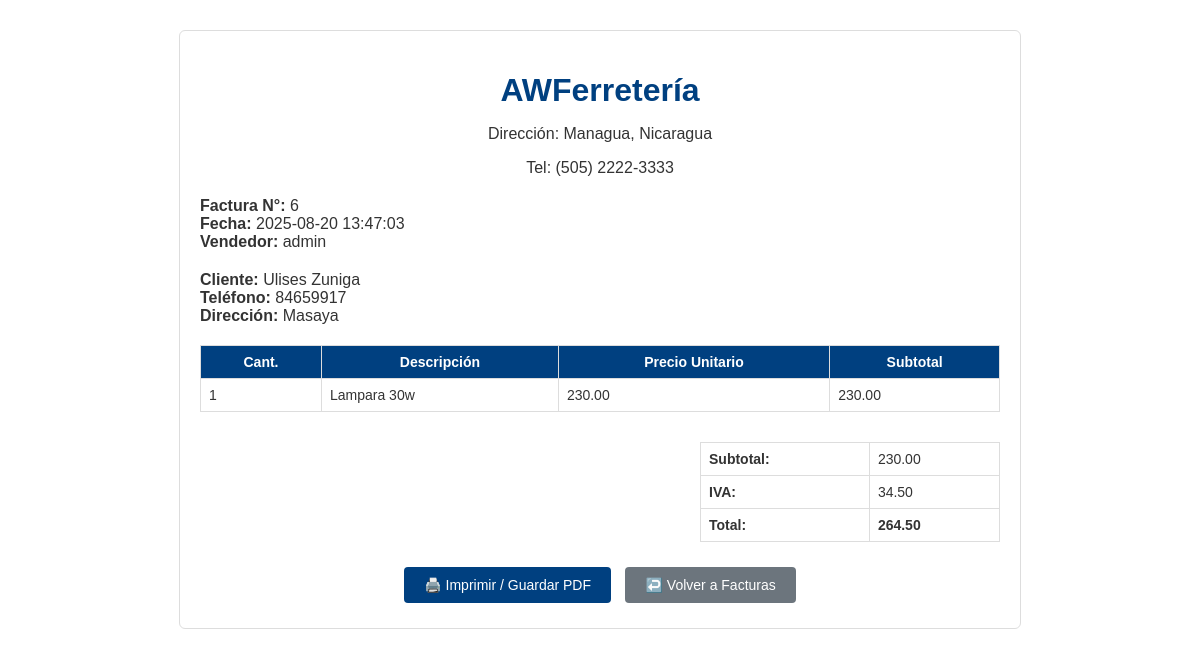
The app's page /facturacion/imprimir_factura.php?id=6 (signed in), older data.
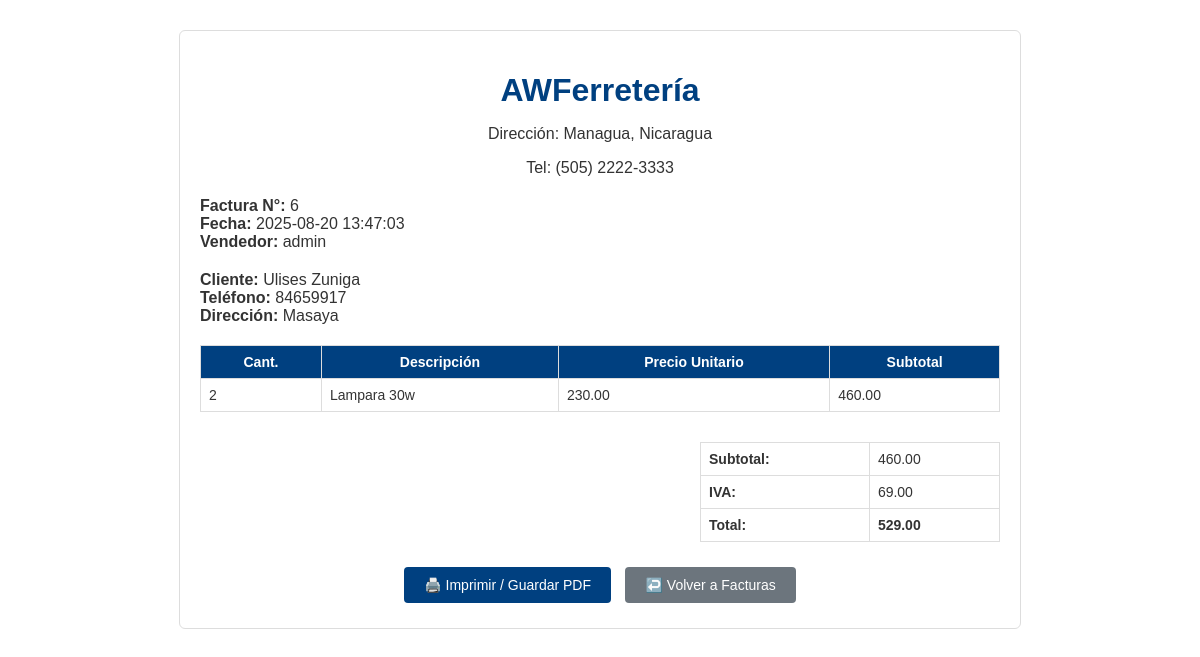
The same page, newer data.
### tables this page shows
CREATE TABLE `detalle_factura` (
  `iddetalle` int(11) NOT NULL,
  `idfactura` int(11) NOT NULL,
  `idproducto` int(11) NOT NULL,
  `cantidad` int(11) NOT NULL,
  `precio` decimal(10,2) NOT NULL,
  `subtotal` decimal(10,2) NOT NULL
);

CREATE TABLE `productos` (
  `idproducto` int(11) NOT NULL,
  `nombre` varchar(150) NOT NULL,
  `idcategoria` int(11) NOT NULL,
  `descripcion` text DEFAULT NULL,
  `stock` int(11) DEFAULT 0,
  `stock_minimo` int(11) DEFAULT 5,
  `precio` decimal(10,2) NOT NULL,
  `activo` bit(1) DEFAULT b'1',
  `usuarioregistra` int(11) DEFAULT NULL,
  `fecharegistro` datetime DEFAULT current_timestamp(),
  `usuarioactualiza` int(11) DEFAULT NULL,
  `fechaactualizacion` datetime DEFAULT NULL
);

CREATE TABLE `facturas` (
  `idfactura` int(11) NOT NULL,
  `idcliente` int(11) NOT NULL,
  `idusuario` int(11) NOT NULL,
  `fecha` datetime DEFAULT current_timestamp(),
  `total` decimal(10,2) NOT NULL,
  `iva` decimal(10,2) DEFAULT 0.00,
  `activo` bit(1) DEFAULT b'1',
  `usuarioregistra` int(11) DEFAULT NULL,
  `fecharegistro` datetime DEFAULT current_timestamp(),
  `usuarioactualiza` int(11) DEFAULT NULL,
  `fechaactualizacion` datetime DEFAULT NULL
);

CREATE TABLE `usuarios` (
  `idusuario` int(11) NOT NULL,
  `nombrecompleto` varchar(100) NOT NULL,
  `usuario` varchar(50) NOT NULL,
  `contrasena` varchar(255) NOT NULL,
  `correo` varchar(100) DEFAULT NULL,
  `telefono` varchar(20) DEFAULT NULL,
  `idrol` int(11) NOT NULL,
  `activo` bit(1) NOT NULL DEFAULT b'1',
  `usuarioregistra` int(11) NOT NULL,
  `fecharegistro` datetime NOT NULL DEFAULT current_timestamp(),
  `usuarioactualiza` int(11) DEFAULT NULL,
  `fechaactualizacion` datetime DEFAULT NULL ON UPDATE current_timestamp()
);

CREATE TABLE `clientes` (
  `idcliente` int(11) NOT NULL,
  `nombre` varchar(100) NOT NULL,
  `apellido` varchar(100) NOT NULL,
  `identificacion` varchar(20) NOT NULL,
  `tipo_identificacion` enum('CEDULA','RUC','PASAPORTE','OTRO') NOT NULL,
  `telefono` varchar(20) DEFAULT NULL,
  `email` varchar(100) DEFAULT NULL,
  `direccion` text DEFAULT NULL,
  `ciudad` varchar(50) DEFAULT NULL,
  `activo` tinyint(1) DEFAULT 1,
  `usuarioregistra` int(11) NOT NULL,
  `fecharegistro` datetime DEFAULT current_timestamp(),
  `usuarioactualiza` int(11) DEFAULT NULL,
  `fechaactualizacion` datetime DEFAULT NULL ON UPDATE current_timestamp()
);

### facturacion/imprimir_factura.php (the view, shortened to what this page needs)
<?php
$conn = getConnection();
$idfactura = intval($_GET['id'] ?? 0);
$sql = "SELECT f.idfactura, f.fecha, f.total, f.iva, f.activo,
               c.nombre, c.apellido, c.telefono, c.direccion,
               u.usuario AS vendedor
        FROM facturas f
        INNER JOIN clientes c ON f.idcliente = c.idcliente
        INNER JOIN usuarios u ON f.idusuario = u.idusuario
        WHERE f.idfactura = ?";
$stmt = $conn->prepare($sql);
$stmt->bind_param("i", $idfactura);
$stmt->execute();
$factura = $stmt->get_result()->fetch_assoc();
$sqlDetalle = "SELECT d.cantidad, d.precio, p.nombre
               FROM detalle_factura d
               INNER JOIN productos p ON d.idproducto = p.idproducto
               WHERE d.idfactura = ?";
$stmtDetalle = $conn->prepare($sqlDetalle);
$stmtDetalle->bind_param("i", $idfactura);
$stmtDetalle->execute();
$detalle = $stmtDetalle->get_result()->fetch_all(MYSQLI_ASSOC);
?>
<!DOCTYPE html>
<html lang="es">
<head>
</head>
<body>
<div class="factura-container">
    <h1>AWFerretería</h1>
    <div class="datos-empresa">
        <p>Dirección: Managua, Nicaragua</p>
        <p>Tel: (505) 2222-3333</p>
    </div>
    <div class="datos-factura">
        <strong>Factura N°:</strong> <?= $factura['idfactura'] ?><br>
        <strong>Fecha:</strong> <?= $factura['fecha'] ?><br>
        <strong>Vendedor:</strong> <?= htmlspecialchars($factura['vendedor']) ?>
    </div>
    <div class="datos-cliente">
        <strong>Cliente:</strong> <?= htmlspecialchars($factura['nombre'] . " " . $factura['apellido']) ?><br>
        <strong>Teléfono:</strong> <?= htmlspecialchars($factura['telefono']) ?><br>
        <strong>Dirección:</strong> <?= htmlspecialchars($factura['direccion']) ?>
    </div>
    <table>
        <thead>
            <tr>
                <th>Cant.</th>
                <th>Descripción</th>
                <th>Precio Unitario</th>
                <th>Subtotal</th>
            </tr>
        </thead>
        <tbody>
        <?php foreach ($detalle as $item): ?>
            <tr>
                <td><?= $item['cantidad'] ?></td>
                <td><?= htmlspecialchars($item['nombre']) ?></td>
                <td><?= number_format($item['precio'], 2) ?></td>
                <td><?= number_format($item['cantidad'] * $item['precio'], 2) ?></td>
            </tr>
        <?php endforeach; ?>
        </tbody>
    </table>
    <div class="totales">
        <table>
            <tr>
                <td><strong>Subtotal:</strong></td>
                <td><?= number_format($factura['total'] - $factura['iva'], 2) ?></td>
            </tr>
            <tr>
                <td><strong>IVA:</strong></td>
                <td><?= number_format($factura['iva'], 2) ?></td>
            </tr>
            <tr>
                <td><strong>Total:</strong></td>
                <td><strong><?= number_format($factura['total'], 2) ?></strong></td>
            </tr>
        </table>
    </div>
    <div class="no-print">
        <button class="btn-print" onclick="window.print()">🖨️ Imprimir / Guardar PDF</button>
        <button class="btn-print" style="background:#6c757d;" onclick="window.location.href='facturas.php'">↩️ Volver a Facturas</button>
    </div>
</div>
</body>
</html>

Row changes from the older to the newer data that the page shows:
removed detalle_factura: cantidad "1", idproducto.nombre "Lampara 30w", precio "230.00", $item['cantidad']*$item['precio'] "230.00"
changed facturas "admin": $factura['total'] - $factura['iva'] "230.00" → "460.00"; iva "34.50" → "69.00"; total "264.50" → "529.00"
added detalle_factura: cantidad "2", idproducto.nombre "Lampara 30w", precio "230.00", $item['cantidad'] * $item['precio'] "460.00"
